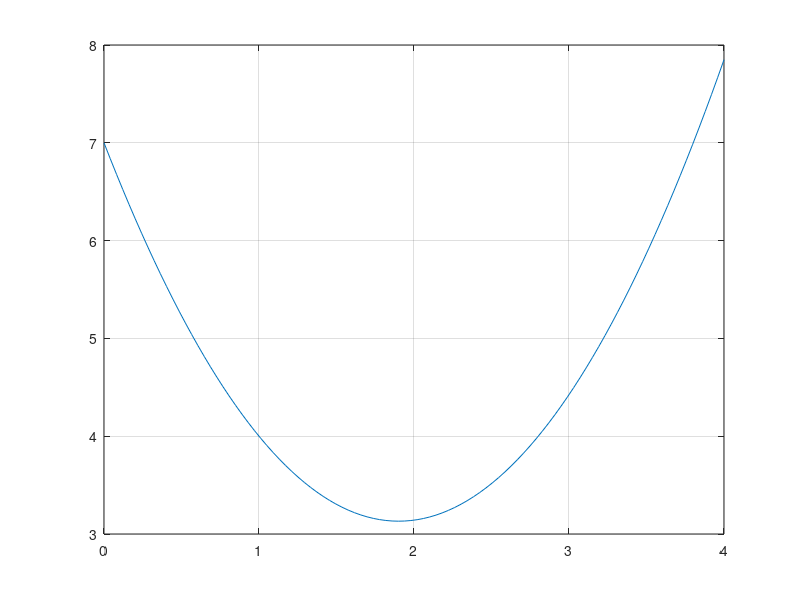

Here is the MATLAB script that generated this plot:
% esempio comandi polyfit e polyval

clear
close all
clc

x=0:2;  % nodi
y=[7 4 pi];  % dati
aa=polyfit(x,y,2)  % tre nodi -> grado 2

xx=linspace(0,4);
yy=polyval(aa, xx);
plot(xx, yy)
grid on
